Frame 1 (no input): blank canvas, image omitted
Frame 60 (the mouse pressed at the canvas centre just before this capture): blank canvas, image omitted
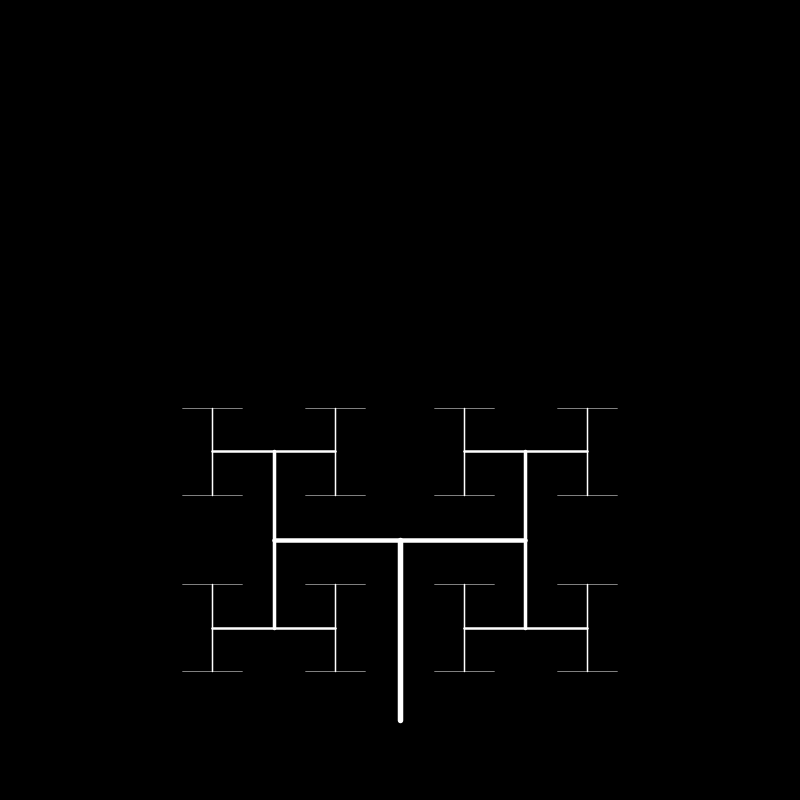
Frame 120 (the mouse held since frame 60 and released just before this capture)

The Processing sketch whose frames 1 and 60 were blank and that drew this single picture after the mouse press (run headless with seeded random() and noise(); from frame 60 on, the mouse is pressed at the canvas centre):

// Processing sketch: fractalsound
// ── fractalsound.pde
float angle = radians(30); // degrees
float len = 200;
float scale = 0.7;

void setup() {
  size(800, 800);
  stroke(255);
  noFill();
}

void branch(float len, float depth) {
  if (depth <= 0) {
    return;
  }

  strokeWeight(depth);

  line(0, 0, 0, -len);

  // set point
  translate(0, -len);

  pushMatrix();
  rotate(angle);
  branch(len*scale, depth-1);
  popMatrix();

  pushMatrix();
  rotate(-angle);
  branch(len*scale, depth-1);
  popMatrix();
}


void draw() {
  background(0);
  
  angle = map(mouseX, 0, width, radians(0), radians(180));
  float depth = map(mouseY, 0, height, 1, 10);

  // define starting point
  translate(width/2, height-80);
  branch(180, depth);
}
